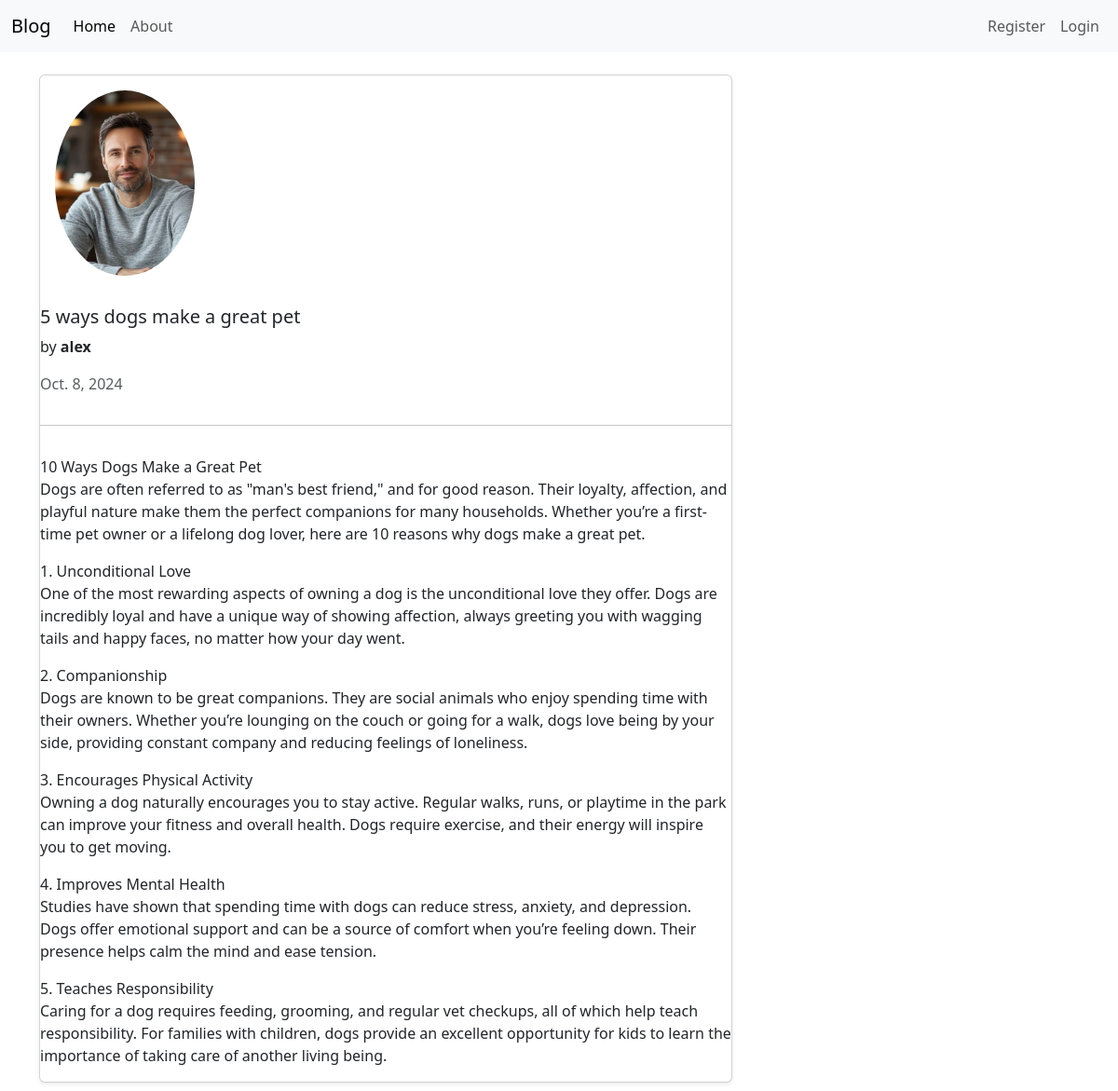
Screenshot of /blogdetail/2/ with the database file from the repository.
### blogmain/models.py (models this page shows, shortened)
class blogs(models.Model):
    user = models.ForeignKey(User, on_delete=models.CASCADE, null=True)
    title = models.CharField(max_length= 100)
    post = models.TextField()
    date_created = models.DateField(auto_now_add=True)

### user/models.py (models this page shows, shortened)
class profile(models.Model):
    user = models.OneToOneField(User, on_delete=models.CASCADE)
    image = models.ImageField(default="default.jpg", upload_to='profile_pics')

### blogmain/views.py (the view)
# urls.py: path('blogdetail/<int:pk>/', blogDetail.as_view(), name = "detail"),
class blogDetail(DetailView):
    model = blogs

### blogmain/templates/blogmain/blogs_detail.html (shortened to what this page needs)
{% extends "blogmain/base.html" %}
{% block content %}
<div class="container mt-4">
    <div class="col-md-8 mb-4">
        <div class="card shadow-sm">
            <div class="card-body">
                <img src="{{ object.user.profile.image.url }}" alt="Profile Picture" class="rounded-circle img-fluid mb-3" style="width: 150px;">
                </div>
                <h5 class="card-title">{{ object.title }}</h5>
                <p class="card-text">by <strong>{{ object.user.username }}</strong></p>
                <p class="card-text text-muted">{{ object.date_created }}</p>
                <hr>
                <div class="post-content">
                    <p>{{ object.post|linebreaks }}</p>
                </div>
            </div>
        </div>
    </div>
{% endblock %}

### rows the page displays
blogs: user.profile.image (placeholder picture), title "5 ways dogs make a great pet", user.username "alex", date_created "Oct. 8, 2024", post "10 Ways Dogs Make a Great Pet Dogs are often referred to as \"man's best friend,\" and for good reason. Their loyalty, affection, and playful nature make them the perfect companions for many households. Whether you’re a first-time pet owner or a lifelong dog lover, here are 10 reasons why dogs make a great pet. 1. Unconditional Love One of the most rewarding aspects of owning a dog is the unconditional love they offer. Dogs are incredibly loyal and have a unique way of showing affection, always greeting you with wagging tails and happy faces, no matter how your day went. 2. Companionship Dogs are known to be great companions. They are social animals who enjoy spending time with their owners.…"
